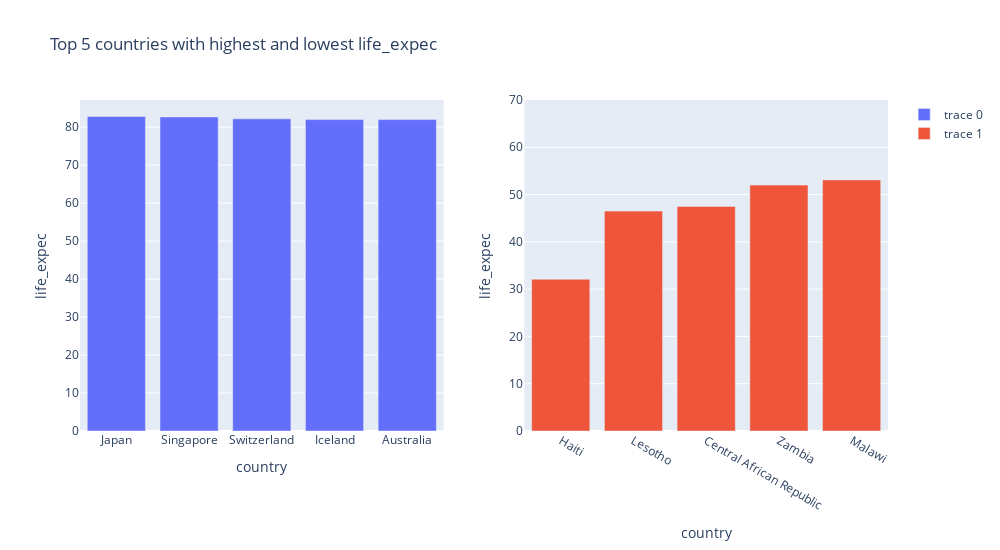

This figure's notebook cell:
### Markdown cell above
- Nigeria has highest inflation
- Seychelles has lowest inflation

### Code cell
#Top 5 countries with highest and lowest life_expec
pltt('life_expec', [0,70])

### Figure 1 — Plotly figure (JSON) as saved in the notebook; plotly's stock layout.template omitted (floating-point values rounded to 4 significant figures)
{"data": [{"type": "bar", "x": ["Japan", "Singapore", "Switzerland", "Iceland", "Australia"], "xaxis": "x", "y": [82.8, 82.7, 82.2, 82, 82], "yaxis": "y"}, {"type": "bar", "x": ["Haiti", "Lesotho", "Central African Republic", "Zambia", "Malawi"], "xaxis": "x2", "y": [32.1, 46.5, 47.5, 52, 53.1], "yaxis": "y2"}], "layout": {"height": 550, "title": {"text": "Top 5 countries with highest and lowest life_expec"}, "width": 1000, "xaxis": {"anchor": "y", "domain": [0, 0.45], "title": {"text": "country"}}, "xaxis2": {"anchor": "y2", "domain": [0.55, 1], "title": {"text": "country"}}, "yaxis": {"anchor": "x", "domain": [0, 1], "title": {"text": "life_expec"}}, "yaxis2": {"anchor": "x2", "domain": [0, 1], "range": [0, 70], "title": {"text": "life_expec"}}}}
